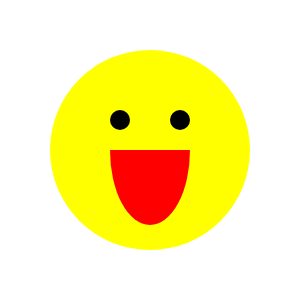
Frame 1 (no input)
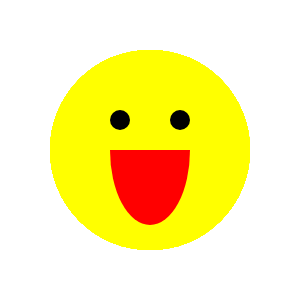
Frame 60 (no input)
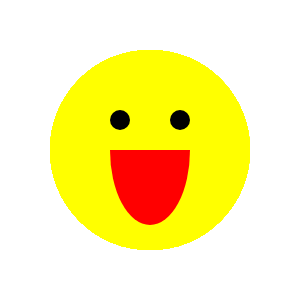
Frame 120 (the mouse pressed at the canvas centre since frame 60)

The p5.js sketch that drew these frames (run headless with seeded random() and noise() and a simulated clock; from frame 60 on, the mouse is pressed at the canvas centre):

// p5.js sketch
// ── sketch.js
/*
This is a really simple example and
illustrates a possible lesson in calling
functions, passing parameters and reading
documentation.
*/

var setup = function() {
  createCanvas(300, 300);
  noStroke();
};

var draw = function() {
  //face
  fill(255, 255, 0);
  ellipse(150, 150, 200, 200);

  //eyes
  fill(0, 0, 0);
  ellipse(120, 120, 20, 20);
  ellipse(180, 120, 20, 20);
  
  //mouth
  fill(255, 0, 0);
  // http://p5js.org/reference/#/p5/arc
  arc(150, 150, 80, 150, 0, PI, CHORD);
  // a simpler version of the smile could be achieved with a triangle or ellipse
};
